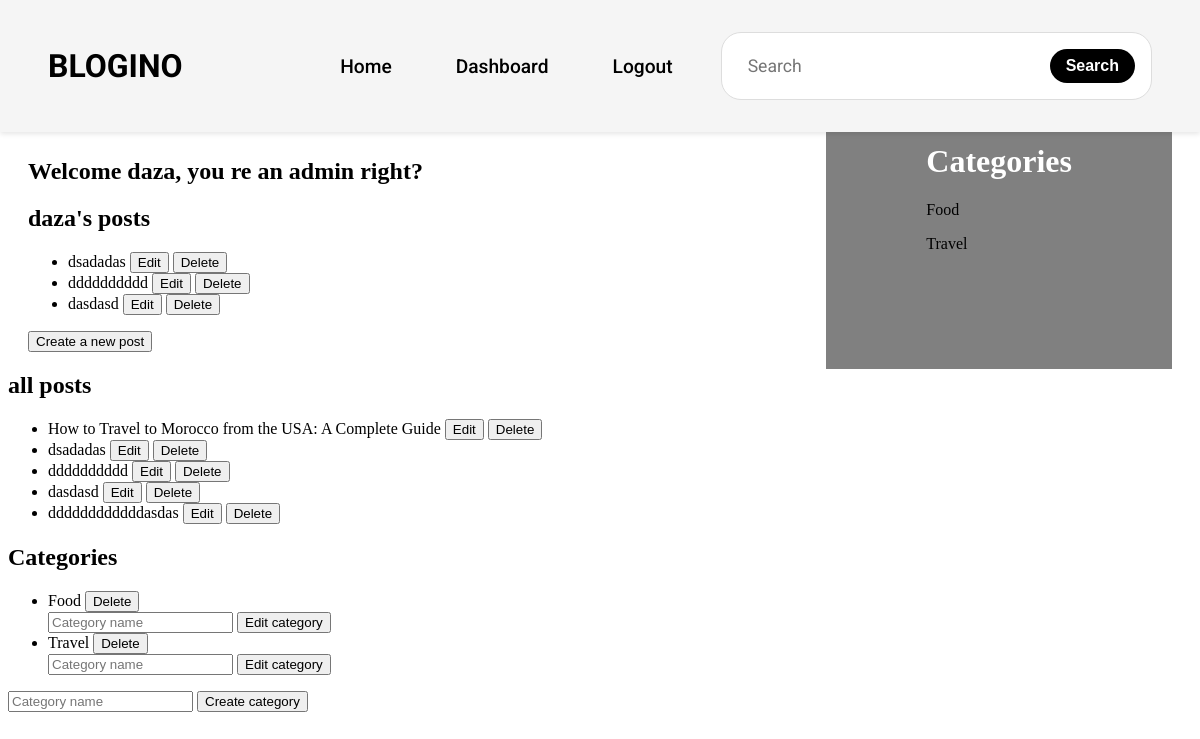
Page /dashboard/ (signed in) on the earlier database version.
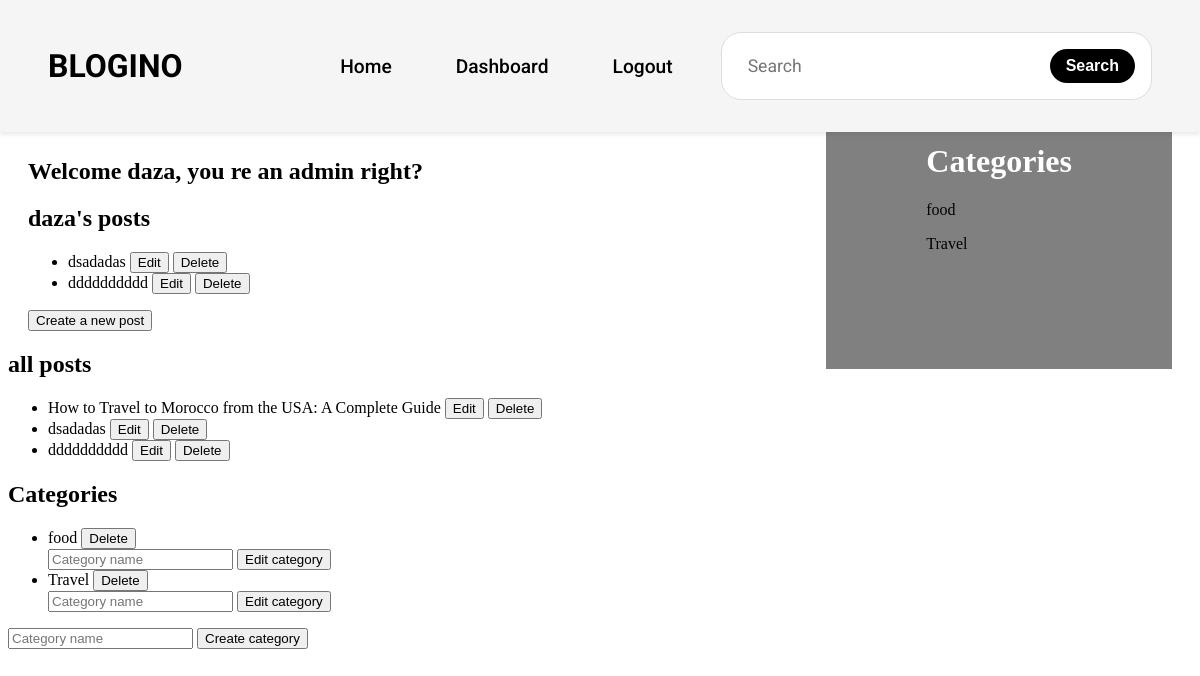
Same page on the later database version.
### landing/models.py (models this page shows, shortened)
class Category(models.Model):
    name = models.CharField(max_length=100)

class Post(models.Model):
    title = models.CharField(max_length=100)
    user = models.ForeignKey(User, on_delete=models.CASCADE)
    content = RichTextField(blank=True, null=True)
    likes = models.PositiveIntegerField(default=0)
    created_at = models.DateTimeField(auto_now_add=True)
    updated_at = models.DateTimeField(auto_now=True)
    category = models.ForeignKey(Category, on_delete=models.CASCADE)

### landing/views.py (the view)
# urls.py: path('dashboard/', views.dashboard, name='dashboard'),
@login_required
def dashboard(request):
    categories = Category.objects.all()
    user = request.user
    posts = Post.objects.filter(user=request.user)
    all_posts = Post.objects.all()
    context = {
        'categories': categories,
        'posts': posts,
        'user': user,
        'all_posts': all_posts,
    }
    return render(request, 'landing/dashboard.html', context)

### templates/landing/dashboard.html (shortened to what this page needs)
{% load static %}
<!DOCTYPE html>
<html lang="en">
<head>
    <link rel="stylesheet" href="{% static 'landing/css/components/menu.css' %}">
    <link rel="stylesheet" href="{% static 'landing/css/components/sidebar.css' %}">
    <link rel="stylesheet" href="{% static 'landing/css/components/posts.css' %}">
    <link href='https://unpkg.com/boxicons@2.1.4/css/boxicons.min.css' rel='stylesheet'>
</head>
<body>
    {% block menu %}
        {% include 'landing/components/menu.html' %}
    {% endblock %}
    {% block category %}
        {% include 'landing/components/sidebar.html' %}
    {% endblock %}
    {% block dashboard %}
        <div class="dashboard">
            <h1>Dashboard</h1>
            <div class="posts">
                {% if user.is_superuser %}
                    <h2>Welcome {{user}}, you re an admin right?</h2>
                {% else %}
                    <h2>Welcome {{user}}, you re a user right?</h2>
                {% endif %}
                <h2>{{user}}'s posts</h2>
                <ul>
                    {% for post in posts %}
                        <li>
                            <a href="{% url 'landing:post_detail' post.id %}">{{ post.title }} </a>
                            <button><a href="{% url 'landing:edit_post' post.id %}">Edit</a></button>
                            <button><a href="{% url 'landing:delete_post' post.id %}">Delete</a></button>
                        </li>
                    {% endfor %}
                </ul>
                <button><a href="{% url 'landing:create_post' %}">Create a new post</a></button>
            </div>
            {% if user.is_superuser %}
                <h2>all posts</h2>
                <ul>
                    {% for post in all_posts %}
                        <li>
                            <a href="{% url 'landing:post_detail' post.id %}">{{ post.title }} </a>
                            <button><a href="{% url 'landing:edit_post' post.id %}">Edit</a></button>
                            <button><a href="{% url 'landing:delete_post' post.id %}">Delete</a></button>
                        </li>
                    {% endfor %}
                </ul>
            {% endif %}
            <div class="categories">
                <h2>Categories</h2>
                <ul>
                    {% for category in categories %}
                        <li>
                            <a href="{% url 'landing:category' category.id %}">{{ category.name }}</a>
                            <button><a href="{% url 'landing:delete_category' category.id %}">Delete</a></button>
                            <form action="{% url 'landing:edit_category' category.id %}" method="POST">
                                <input type="text" name="name" placeholder="Category name">
                                <button type="submit">Edit category</button>
                            </form>
                        </li>
                    {% endfor %}
                </ul>
                <form action="{% url 'landing:create_category' %}" method="POST">
                    <input type="text" name="name" placeholder="Category name">
                    <button type="submit">Create category</button>
                </form>
            </div>
        </div>
    {% endblock %}
</body>
</html>

### templates/landing/components/sidebar.html
{% block sidebar %}
    <div class="sidebar">
        <h1 class="sidebar__title">Categories</h1>
        {% for category in categories %}
            <p> <a href="{% url 'landing:category' category.id %}"> {{ category.name }} </a></p>
        {% endfor %}
    </div>
{% endblock %}

Differences in the rows shown:
removed Post: title "dasdasd"
removed Post: title "ddddddddddddasdas", shown under "all posts"
changed Category: name "Food" → "food"
